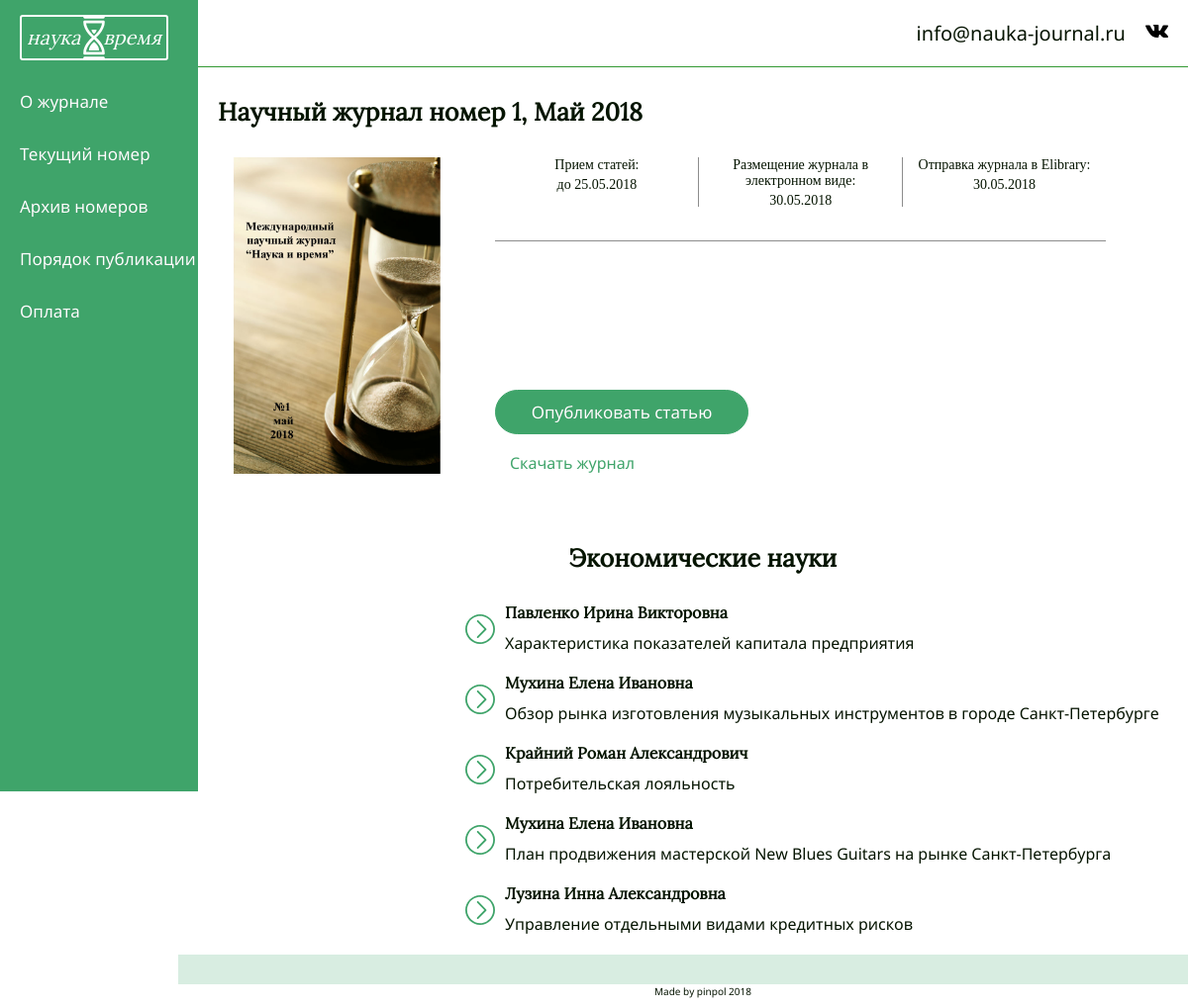
The app's page /archive/1/ with its own data.
### application/models.py (models this page shows, shortened)
class Magazine(models.Model):
    number = models.IntegerField(verbose_name='Порядковый номер журнала', unique=True)
    mouth = models.IntegerField(verbose_name="Месяц", choices=MOUTHS)
    year = models.IntegerField(verbose_name="Год")
    image = models.ImageField(upload_to="magazine", verbose_name='Обложка')
    priem = models.DateField(verbose_name="Прием статей")
    publish = models.DateField(verbose_name="Размещение журнала в электронном виде")
    elibrary = models.DateField(verbose_name="Отправка журнала в Elibrary")
    url = models.CharField(max_length=300, blank=True, null=True, verbose_name='Полный выпуск', help_text="Ссылка на Google Drive")
    def get_nice_mouth(self):
        return DMOUTHS.get(self.mouth, "")
    def active_stage(self):
        stage = 0
        today = datetime.date.today()
        if today > self.elibrary:
            return 0
    class Meta:
        ordering = ("year", "mouth")
        verbose_name = "Выпуск журнала"
        verbose_name_plural = "Выпуски журнала"

class Science(models.Model):
    name = models.CharField(max_length=150, verbose_name='Вид науки', unique=True)
    image = models.ImageField(upload_to="science", blank=True, null=True, verbose_name='Изображение')
    ordering = models.IntegerField(default=0, verbose_name='Сортировка')
    class Meta:
        ordering = ["ordering"]
        verbose_name = "Вид наук"
        verbose_name_plural = "Виды наук"

class Article(models.Model):
    number = models.IntegerField(unique=True, verbose_name='Порядковый номер статьи', help_text="Используется для ссылки: 1 -> article0001")
    magazine = models.ForeignKey("Magazine", verbose_name='Выпуск журнала')
    science = models.ForeignKey("Science", verbose_name='Вид наук')
    magazine_title = models.CharField(max_length=300, verbose_name='Название статьи (Rus)', help_text="Используются для вывода выходных данных и отображения в списке статей при просмотре номера журнала")
    title_eng = models.CharField(max_length=300, verbose_name='Название статьи (Eng)', help_text="Заголовок (на английском языке) при отображении статьи")
    authors = models.CharField(blank=True, null=True, max_length=300, verbose_name='Авторы', help_text="Авторы при отображении статьи (Фамилия Имя Отчество полностью)")
    magazine_authors = models.CharField(max_length=300, verbose_name='Авторы в журнале', help_text="(Фамилия И.О.) Используются для вывода выходных данных и отображения в списке статей при просмотре номера журнала")
    grade = models.CharField(max_length=300, blank=True, null=True, verbose_name='Степень')
    workplace = models.CharField(max_length=300, blank=True, null=True, verbose_name='Место работы/учебы')
    annotation_rus = models.TextField(verbose_name='Аннотация (Rus)', default="")
    annotation_end = models.TextField(verbose_name='Аннотация (Eng)', default="")
    keywords_rus = models.CharField(max_length=300, blank=True, null=True, verbose_name='Ключевые слова (Rus)')
    keywords_end = models.CharField(max_length=300, blank=True, null=True, verbose_name='Ключевые слова (Eng)')
    pages = models.CharField(max_length=300, blank=True, null=True, verbose_name='Страницы в журнале', help_text="Используются для вывода выходных данных")
    url = models.CharField(max_length=300, verbose_name='Cсылка', help_text="Ссылка на Google Drive")
    badge = models.ImageField(upload_to="articles", blank=True, null=True, verbose_name='Бейджик для соцсетей')
    def make_short_url(self):
        return "/archive/article" + "0" * (4 - len(str(self.number))) + str(self.number)
    class Meta:
        verbose_name = "Статья"
        verbose_name_plural = "Статьи"

### application/views.py (the view)
# urls.py: url(r'^archive/(?P<magazine>\d+)/$', views.MagazineView.as_view()),
class MagazineView(View):
    def get(self, request, *args, **kwargs):
        magazine = kwargs['magazine']
        if not magazine:
            raise Http404
        magazine = int(magazine)
        magazine = Magazine.objects.get(number=magazine)
        scis = [ x.science.pk for x in magazine.article_set.all() ]
        scis = Science.objects.filter(pk__in = scis).order_by("ordering")
        for s in scis:
            s.arts = s.article_set.filter(magazine=magazine)
        return render(request, 'magazine.html', locals())

### templates/magazine.html (shortened to what this page needs)
<html lang='ru'>
<head>
  <link rel='stylesheet' href='/static/science.css'>
</head>
<body>
  <header class="inside-header">
    <div class="lower-menu flex">
      <nav>
        <ul class="nav flex">
            <li class="logo"><a href="/" class="flex">
              <p>наука</p>
                <p>время</p>
              </a></li>
          <li><a href="/#about-journal" data-hover="О журнале">О журнале</a></li>
          <li><a href="/archive/{{ last_number_pk|safe }}/" data-hover="Текущий номер">Текущий номер</a></li>
          <li><a href="/archive/" data-hover="Архив номеров">Архив номеров</a></li>
          <li><a href="/demands/" data-hover="Порядок публикации">Порядок публикации</a></li>
          <li><a href="/payment/" data-hover="Оплата">Оплата</a></li>
        </ul>
      </nav>
  </header>
  <main class="current">
  <ul class="flex border-bottom right upper-menu container">
    <li><a href="mailto:info@nauka-journal.ru ">info@nauka-journal.ru </a></li>
    <li class="vk"><a href="https://m.vk.com/club164213221"></a></li>
  </ul>
    <h2 class="right">Научный журнал номер {{ magazine.number }}, {{ magazine.get_nice_mouth }} {{ magazine.year }}</h2>
    <section class="right flex">
      <div class="img" style="background-image: url({{ magazine.image.url }})"></div>
      <div class="flex timing">
        <div class="timing__block {% if magazine.active_stage == 1 %}actual now{% endif %} {% if magazine.active_stage > 0 %}{% else %}actual{% endif %}">
          <p>Прием статей:</p>
          <p>до {{ magazine.priem|date:'d.m.Y'}}</p>
        </div>
        <div class="timing__block {% if magazine.active_stage == 2 %} actual now{% endif %} {% if magazine.active_stage > 1 %}{% else %}actual{% endif %}">
          <p>Размещение журнала в электронном виде:</p>
          <p>{{ magazine.publish|date:'d.m.Y' }}</p>
        </div>
        <div class="timing__block {% if magazine.active_stage == 3 %}actual now{% endif %} {% if magazine.active_stage > 2 %}{% else %}actual{% endif %}">
          <p>Отправка журнала в Elibrary:</p>
          <p>{{ magazine.elibrary|date:'d.m.Y' }}</p>
        </div>
        <a class="green-button" data-hover="Опубликовать статью" href="/demands/">Опубликовать статью</a>
          {% if magazine.url %}
        <a class="download" href="{{ magazine.url }}">Скачать журнал</a>
          {% endif %}
      </div>
    </section>
    <section class="context right">
      {% for s in scis %}
          <h2>{{ s.name }}</h2>
          {% for a in s.arts %}
            <a href="{{ a.make_short_url }}" class="article flex">
                <div class="name-author">
                  <h4>{{ a.magazine_authors }}</h4>
                  <p>{{ a.magazine_title }}</p>
                </div>
              </a>
          {% endfor %}
      {% endfor %}
    </section>
    <section class="green right"></section>
    <section class="made-by right">
      <a href="https://vk.com/polina9369" target="_blank" rel="noreferrer">Made by pinpol 2018</a>
    </section>
  </main>
</body>
</html>

### templates/magazine.html (style rules this page uses)
.img { background-image: url(/static/images/header.jpg); }

### records on screen
Magazine: number "1", get_nice_mouth "Май", year "2018", image (picture), priem "25.05.2018", publish "30.05.2018", elibrary "30.05.2018"
Science: name "Экономические науки"
Article: magazine_authors "Павленко Ирина Викторовна", magazine_title "Характеристика показателей капитала предприятия"
Article: magazine_authors "Мухина Елена Ивановна", magazine_title "Обзор рынка изготовления музыкальных инструментов в городе Санкт-Петербурге"
Article: magazine_authors "Крайний Роман Александрович", magazine_title "Потребительская лояльность"
Article: magazine_authors "Мухина Елена Ивановна", magazine_title "План продвижения мастерской New Blues Guitars на рынке Санкт-Петербурга"
Article: magazine_authors "Лузина Инна Александровна", magazine_title "Управление отдельными видами кредитных рисков"
